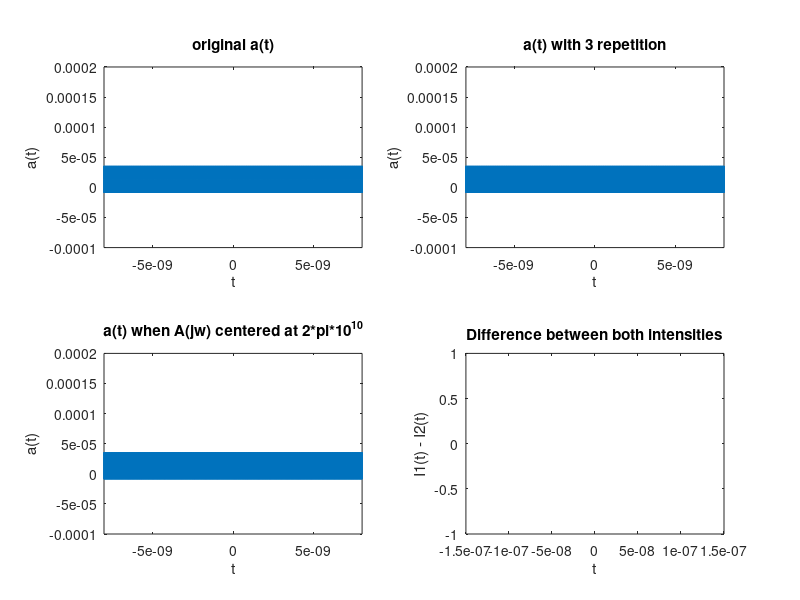

The MATLAB script that drew this image:
clc;    clear;

Fs = 10000;        % sampling of frequency signal
delta_w = 2 * pi * 10^9;    % spacing of each impulse
wc = 2 * pi * 10^10;
freq = (-7 : 1/Fs : 7 - 1/Fs) .* delta_w;   % define range of freq comb
dt = Fs / length(freq);     % sampling of time signal
t = (-Fs/2 : dt : Fs/2 - dt) ./ (delta_w * 2 * pi); % define range of time signal

% A(jw)
A = (freq == (-2)*delta_w | freq == (-1)*delta_w | freq == 0 | freq == delta_w | freq == 2*delta_w);
Ar = (freq == (-6)*delta_w | freq == (-3)*delta_w | freq == 0 | freq == 3*delta_w | freq == 6*delta_w);

% new range of frequency comb
freq2 = freq + wc;
% A(jw) centered at wc = 2 * pi * 10^10
A2 = ((freq2 == ((-2)*delta_w + wc)) | (freq2 == ((-1)*delta_w + wc)) | (freq2 == wc) | (freq2 == (delta_w + wc)) | (freq2 == (2*delta_w + wc)));

% plotting
% original a(t)
a = ifftshift(ifft(ifftshift(A)));
subplot(2, 2, 1);
plot(t, a);
axis([-10^(-10), 10^(-10), -1 * 10^(-4), 2 * 10^(-4)]);
title('original a(t)');
xlabel('t');
ylabel('a(t)');
% a(t) with 3 repetition
ar = ifftshift(ifft(ifftshift(Ar)));
subplot(2, 2, 2);
plot(t, ar);
axis([-10^(-10), 10^(-10), -1 * 10^(-4), 2 * 10^(-4)]);
title('a(t) with 3 repetition')
xlabel('t');
ylabel('a(t)');
% a(t) when A(jw) centered at 2 * pi * 10^10
a2 = ifftshift(ifft(ifftshift(A2)));
subplot(2, 2, 3);
plot(t, a2);
axis([-10^(-10), 10^(-10), -1 * 10^(-4), 2 * 10^(-4)]);
title('a(t) when A(jw) centered at 2*pi*10^{10}');
xlabel('t');
ylabel('a(t)');

% difference between both intensities
I = abs(a).^2;
I2 = abs(a2).^2;
subplot(2, 2, 4);
plot(t, I2 - I);
title('Difference between both intensities');
xlabel('t');
ylabel('I1(t) - I2(t)');